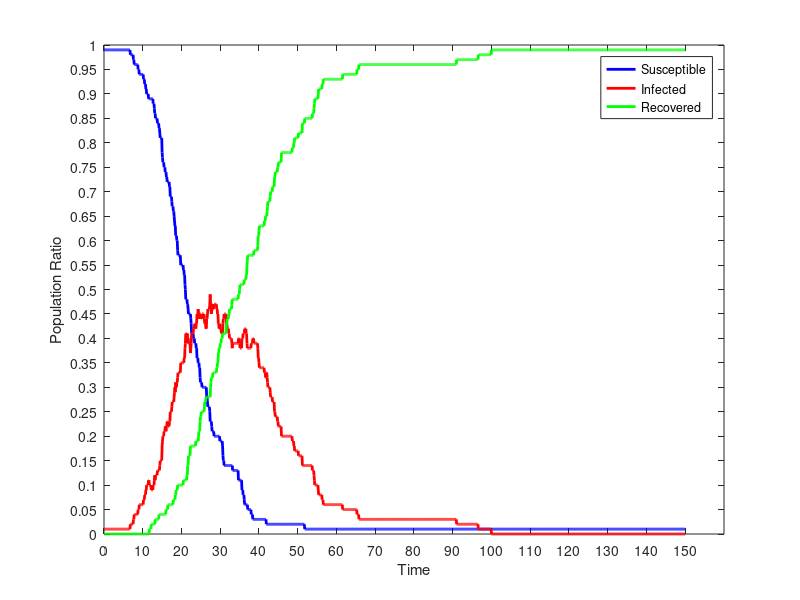

Source code (MATLAB):
dynamics = [
0.00,99.000,1.000,0.000;
0.10,99.000,1.000,0.000;
0.20,99.000,1.000,0.000;
0.30,99.000,1.000,0.000;
0.40,99.000,1.000,0.000;
0.50,99.000,1.000,0.000;
0.60,99.000,1.000,0.000;
0.70,99.000,1.000,0.000;
0.80,99.000,1.000,0.000;
0.90,99.000,1.000,0.000;
1.00,99.000,1.000,0.000;
1.10,99.000,1.000,0.000;
1.20,99.000,1.000,0.000;
1.30,99.000,1.000,0.000;
1.40,99.000,1.000,0.000;
1.50,99.000,1.000,0.000;
1.60,99.000,1.000,0.000;
1.70,99.000,1.000,0.000;
1.80,99.000,1.000,0.000;
1.90,99.000,1.000,0.000;
2.00,99.000,1.000,0.000;
2.10,99.000,1.000,0.000;
2.20,99.000,1.000,0.000;
2.30,99.000,1.000,0.000;
2.40,99.000,1.000,0.000;
2.50,99.000,1.000,0.000;
2.60,99.000,1.000,0.000;
2.70,99.000,1.000,0.000;
2.80,99.000,1.000,0.000;
2.90,99.000,1.000,0.000;
3.00,99.000,1.000,0.000;
3.10,99.000,1.000,0.000;
3.20,99.000,1.000,0.000;
3.30,99.000,1.000,0.000;
3.40,99.000,1.000,0.000;
3.50,99.000,1.000,0.000;
3.60,99.000,1.000,0.000;
3.70,99.000,1.000,0.000;
3.80,99.000,1.000,0.000;
3.90,99.000,1.000,0.000;
4.00,99.000,1.000,0.000;
4.10,99.000,1.000,0.000;
4.20,99.000,1.000,0.000;
4.30,99.000,1.000,0.000;
4.40,99.000,1.000,0.000;
4.50,99.000,1.000,0.000;
4.60,99.000,1.000,0.000;
4.70,99.000,1.000,0.000;
4.80,99.000,1.000,0.000;
4.90,99.000,1.000,0.000;
5.00,99.000,1.000,0.000;
5.10,99.000,1.000,0.000;
5.20,99.000,1.000,0.000;
5.30,99.000,1.000,0.000;
5.40,99.000,1.000,0.000;
5.50,99.000,1.000,0.000;
5.60,99.000,1.000,0.000;
5.70,99.000,1.000,0.000;
5.80,99.000,1.000,0.000;
5.90,99.000,1.000,0.000;
6.00,99.000,1.000,0.000;
6.10,99.000,1.000,0.000;
6.20,99.000,1.000,0.000;
6.30,99.000,1.000,0.000;
6.40,99.000,1.000,0.000;
6.50,99.000,1.000,0.000;
6.60,99.000,1.000,0.000;
6.70,99.000,1.000,0.000;
6.80,98.000,2.000,0.000;
6.90,98.000,2.000,0.000;
7.00,98.000,2.000,0.000;
7.10,98.000,2.000,0.000;
7.20,98.000,2.000,0.000;
7.30,98.000,2.000,0.000;
7.40,98.000,2.000,0.000;
7.50,98.000,2.000,0.000;
7.60,97.000,3.000,0.000;
7.70,97.000,3.000,0.000;
7.80,96.000,4.000,0.000;
7.90,96.000,4.000,0.000;
8.00,96.000,4.000,0.000;
8.10,96.000,4.000,0.000;
8.20,96.000,4.000,0.000;
8.30,96.000,4.000,0.000;
8.40,96.000,4.000,0.000;
8.50,96.000,4.000,0.000;
8.60,96.000,4.000,0.000;
8.70,96.000,4.000,0.000;
8.80,95.000,5.000,0.000;
8.90,95.000,5.000,0.000;
9.00,95.000,5.000,0.000;
9.10,94.000,6.000,0.000;
9.20,94.000,6.000,0.000;
9.30,94.000,6.000,0.000;
9.40,94.000,6.000,0.000;
9.50,94.000,6.000,0.000;
9.60,94.000,6.000,0.000;
9.70,94.000,6.000,0.000;
9.80,94.000,6.000,0.000;
9.90,94.000,6.000,0.000;
10.00,94.000,6.000,0.000;
10.10,94.000,6.000,0.000;
10.20,93.000,7.000,0.000;
10.30,93.000,7.000,0.000;
10.40,93.000,7.000,0.000;
10.50,92.000,8.000,0.000;
10.60,92.000,8.000,0.000;
10.70,92.000,8.000,0.000;
10.80,91.000,9.000,0.000;
10.90,91.000,9.000,0.000;
11.00,90.000,10.000,0.000;
11.10,90.000,10.000,0.000;
11.20,90.000,10.000,0.000;
11.30,90.000,10.000,0.000;
11.40,90.000,10.000,0.000;
11.50,89.000,11.000,0.000;
11.60,89.000,11.000,0.000;
11.70,89.000,10.000,1.000;
11.80,89.000,10.000,1.000;
11.90,89.000,10.000,1.000;
12.00,89.000,10.000,1.000;
12.10,89.000,10.000,1.000;
12.20,89.000,9.000,2.000;
12.30,89.000,9.000,2.000;
12.40,89.000,9.000,2.000;
12.50,89.000,9.000,2.000;
12.60,89.000,9.000,2.000;
12.70,88.000,10.000,2.000;
12.80,88.000,10.000,2.000;
12.90,88.000,10.000,2.000;
13.00,87.000,11.000,2.000;
13.10,86.000,12.000,2.000;
13.20,86.000,11.000,3.000;
13.30,85.000,12.000,3.000;
13.40,85.000,12.000,3.000;
13.50,85.000,12.000,3.000;
13.60,85.000,12.000,3.000;
13.70,85.000,12.000,3.000;
13.80,84.000,13.000,3.000;
13.90,84.000,13.000,3.000;
14.00,84.000,13.000,3.000;
14.10,84.000,13.000,3.000;
14.20,83.000,13.000,4.000;
14.30,83.000,13.000,4.000;
14.40,82.000,14.000,4.000;
14.50,81.000,15.000,4.000;
14.60,81.000,15.000,4.000;
14.70,81.000,15.000,4.000;
14.80,81.000,15.000,4.000;
14.90,81.000,15.000,4.000;
15.00,78.000,18.000,4.000;
15.10,77.000,19.000,4.000;
15.20,76.000,20.000,4.000;
15.30,76.000,20.000,4.000;
15.40,76.000,20.000,4.000;
15.50,75.000,21.000,4.000;
15.60,75.000,21.000,4.000;
15.70,75.000,21.000,4.000;
15.80,74.000,22.000,4.000;
15.90,74.000,22.000,4.000;
16.00,74.000,21.000,5.000;
16.10,73.000,22.000,5.000;
16.20,73.000,22.000,5.000;
16.30,72.000,23.000,5.000;
16.40,72.000,23.000,5.000;
16.50,72.000,22.000,6.000;
16.60,72.000,22.000,6.000;
16.70,72.000,22.000,6.000;
16.80,72.000,22.000,6.000;
16.90,71.000,23.000,6.000;
17.00,71.000,23.000,6.000;
17.10,69.000,25.000,6.000;
17.20,69.000,25.000,6.000;
17.30,69.000,25.000,6.000;
17.40,69.000,25.000,6.000;
17.50,68.000,26.000,6.000;
17.60,67.000,27.000,6.000;
17.70,67.000,27.000,6.000;
17.80,67.000,27.000,6.000;
17.90,66.000,27.000,7.000;
18.00,66.000,27.000,7.000;
18.10,65.000,28.000,7.000;
18.20,64.000,29.000,7.000;
18.30,63.000,30.000,7.000;
18.40,63.000,29.000,8.000;
18.50,61.000,31.000,8.000;
18.60,61.000,30.000,9.000;
18.70,61.000,30.000,9.000;
18.80,60.000,31.000,9.000;
18.90,60.000,31.000,9.000;
19.00,58.000,32.000,10.000;
19.10,57.000,33.000,10.000;
19.20,57.000,33.000,10.000;
19.30,57.000,33.000,10.000;
19.40,57.000,33.000,10.000;
19.50,57.000,33.000,10.000;
19.60,57.000,33.000,10.000;
19.70,57.000,33.000,10.000;
19.80,55.000,35.000,10.000;
19.90,55.000,35.000,10.000;
20.00,55.000,35.000,10.000;
20.10,55.000,35.000,10.000;
20.20,55.000,35.000,10.000;
20.30,55.000,35.000,10.000;
20.40,55.000,35.000,10.000;
20.50,54.000,35.000,11.000;
20.60,54.000,35.000,11.000;
20.70,53.000,36.000,11.000;
20.80,53.000,36.000,11.000;
20.90,51.000,38.000,11.000;
21.00,50.000,39.000,11.000;
21.10,48.000,41.000,11.000;
21.20,48.000,41.000,11.000;
21.30,48.000,41.000,11.000;
21.40,48.000,40.000,12.000;
21.50,47.000,41.000,12.000;
21.60,47.000,39.000,14.000;
21.70,46.000,40.000,14.000;
21.80,45.000,39.000,16.000;
21.90,45.000,39.000,16.000;
22.00,45.000,39.000,16.000;
22.10,45.000,39.000,16.000;
22.20,45.000,39.000,16.000;
22.30,45.000,37.000,18.000;
22.40,44.000,38.000,18.000;
22.50,43.000,39.000,18.000;
22.60,41.000,41.000,18.000;
22.70,41.000,41.000,18.000;
22.80,41.000,41.000,18.000;
22.90,41.000,41.000,18.000;
23.00,41.000,41.000,18.000;
23.10,40.000,42.000,18.000;
23.20,40.000,42.000,18.000;
23.30,40.000,42.000,18.000;
23.40,39.000,43.000,18.000;
23.50,39.000,43.000,18.000;
23.60,39.000,43.000,18.000;
23.70,39.000,42.000,19.000;
23.80,38.000,43.000,19.000;
23.90,38.000,43.000,19.000;
24.00,36.000,45.000,19.000;
24.10,36.000,45.000,19.000;
24.20,36.000,45.000,19.000;
24.30,35.000,46.000,19.000;
24.40,35.000,45.000,20.000;
24.50,35.000,44.000,21.000;
24.60,34.000,45.000,21.000;
24.70,34.000,45.000,21.000;
24.80,32.000,45.000,23.000;
24.90,31.000,45.000,24.000;
25.00,31.000,45.000,24.000;
25.10,31.000,44.000,25.000;
25.20,31.000,44.000,25.000;
25.30,30.000,45.000,25.000;
25.40,30.000,45.000,25.000;
25.50,30.000,45.000,25.000;
25.60,30.000,45.000,25.000;
25.70,30.000,45.000,25.000;
25.80,30.000,45.000,25.000;
25.90,30.000,44.000,26.000;
26.00,30.000,43.000,27.000;
26.10,30.000,43.000,27.000;
26.20,30.000,43.000,27.000;
26.30,30.000,42.000,28.000;
26.40,30.000,42.000,28.000;
26.50,28.000,44.000,28.000;
26.60,28.000,44.000,28.000;
26.70,27.000,45.000,28.000;
26.80,26.000,46.000,28.000;
26.90,26.000,46.000,28.000;
27.00,26.000,46.000,28.000;
27.10,26.000,46.000,28.000;
27.20,26.000,46.000,28.000;
27.30,25.000,47.000,28.000;
27.40,23.000,49.000,28.000;
27.50,23.000,47.000,30.000;
27.60,23.000,46.000,31.000;
27.70,23.000,45.000,32.000;
27.80,22.000,46.000,32.000;
27.90,21.000,47.000,32.000;
28.00,21.000,47.000,32.000;
28.10,21.000,46.000,33.000;
28.20,21.000,46.000,33.000;
28.30,21.000,46.000,33.000;
28.40,20.000,47.000,33.000;
28.50,20.000,47.000,33.000;
28.60,20.000,47.000,33.000;
28.70,20.000,47.000,33.000;
28.80,20.000,47.000,33.000;
28.90,20.000,47.000,33.000;
29.00,20.000,47.000,33.000;
29.10,20.000,46.000,34.000;
29.20,20.000,46.000,34.000;
29.30,20.000,45.000,35.000;
29.40,20.000,45.000,35.000;
29.50,20.000,43.000,37.000;
29.60,20.000,43.000,37.000;
29.70,20.000,42.000,38.000;
29.80,20.000,42.000,38.000;
29.90,19.000,43.000,38.000;
30.00,19.000,42.000,39.000;
30.10,19.000,42.000,39.000;
30.20,19.000,42.000,39.000;
30.30,19.000,41.000,40.000;
30.40,19.000,41.000,40.000;
30.50,19.000,41.000,40.000;
30.60,18.000,41.000,41.000;
30.70,16.000,43.000,41.000;
30.80,15.000,44.000,41.000;
30.90,15.000,44.000,41.000;
31.00,14.000,45.000,41.000;
31.10,14.000,45.000,41.000;
31.20,14.000,45.000,41.000;
31.30,14.000,45.000,41.000;
31.40,14.000,45.000,41.000;
31.50,14.000,45.000,41.000;
31.60,14.000,43.000,43.000;
31.70,14.000,43.000,43.000;
31.80,14.000,42.000,44.000;
31.90,14.000,42.000,44.000;
32.00,14.000,42.000,44.000;
32.10,14.000,42.000,44.000;
32.20,14.000,41.000,45.000;
32.30,14.000,41.000,45.000;
32.40,14.000,40.000,46.000;
32.50,14.000,40.000,46.000;
32.60,14.000,40.000,46.000;
32.70,14.000,40.000,46.000;
32.80,14.000,40.000,46.000;
32.90,14.000,40.000,46.000;
33.00,14.000,39.000,47.000;
33.10,14.000,38.000,48.000;
33.20,13.000,39.000,48.000;
33.30,13.000,39.000,48.000;
33.40,13.000,39.000,48.000;
33.50,13.000,39.000,48.000;
33.60,13.000,39.000,48.000;
33.70,13.000,39.000,48.000;
33.80,13.000,39.000,48.000;
33.90,13.000,39.000,48.000;
34.00,13.000,39.000,48.000;
34.10,13.000,39.000,48.000;
34.20,13.000,39.000,48.000;
34.30,13.000,39.000,48.000;
34.40,13.000,39.000,48.000;
34.50,13.000,39.000,48.000;
34.60,13.000,39.000,48.000;
34.70,11.000,40.000,49.000;
34.80,11.000,40.000,49.000;
34.90,11.000,40.000,49.000;
35.00,11.000,39.000,50.000;
35.10,11.000,38.000,51.000;
35.20,11.000,38.000,51.000;
35.30,11.000,38.000,51.000;
35.40,11.000,38.000,51.000;
35.50,11.000,38.000,51.000;
35.60,9.000,40.000,51.000;
35.70,9.000,40.000,51.000;
35.80,9.000,40.000,51.000;
35.90,8.000,41.000,51.000;
36.00,8.000,41.000,51.000;
36.10,8.000,41.000,51.000;
36.20,7.000,41.000,52.000;
36.30,6.000,42.000,52.000;
36.40,6.000,42.000,52.000;
36.50,6.000,42.000,52.000;
36.60,6.000,42.000,52.000;
36.70,6.000,41.000,53.000;
36.80,6.000,41.000,53.000;
36.90,6.000,39.000,55.000;
37.00,6.000,38.000,56.000;
37.10,5.000,38.000,57.000;
37.20,5.000,38.000,57.000;
37.30,5.000,38.000,57.000;
37.40,5.000,38.000,57.000;
37.50,5.000,38.000,57.000;
37.60,5.000,38.000,57.000;
37.70,5.000,38.000,57.000;
37.80,5.000,38.000,57.000;
37.90,5.000,38.000,57.000;
38.00,4.000,39.000,57.000;
38.10,4.000,39.000,57.000;
38.20,4.000,39.000,57.000;
38.30,4.000,39.000,57.000;
38.40,3.000,40.000,57.000;
38.50,3.000,40.000,57.000;
38.60,3.000,40.000,57.000;
38.70,3.000,39.000,58.000;
38.80,3.000,39.000,58.000;
38.90,3.000,39.000,58.000;
39.00,3.000,39.000,58.000;
39.10,3.000,39.000,58.000;
39.20,3.000,39.000,58.000;
39.30,3.000,39.000,58.000;
39.40,3.000,39.000,58.000;
39.50,3.000,39.000,58.000;
39.60,3.000,39.000,58.000;
39.70,3.000,38.000,59.000;
39.80,3.000,36.000,61.000;
39.90,3.000,36.000,61.000;
40.00,3.000,35.000,62.000;
40.10,3.000,34.000,63.000;
40.20,3.000,34.000,63.000;
40.30,3.000,34.000,63.000;
40.40,3.000,34.000,63.000;
40.50,3.000,34.000,63.000;
40.60,3.000,34.000,63.000;
40.70,3.000,34.000,63.000;
40.80,3.000,34.000,63.000;
40.90,3.000,34.000,63.000;
41.00,3.000,34.000,63.000;
41.10,3.000,34.000,63.000;
41.20,3.000,34.000,63.000;
41.30,3.000,34.000,63.000;
41.40,3.000,33.000,64.000;
41.50,3.000,33.000,64.000;
41.60,3.000,33.000,64.000;
41.70,3.000,32.000,65.000;
41.80,3.000,32.000,65.000;
41.90,2.000,33.000,65.000;
42.00,2.000,33.000,65.000;
42.10,2.000,32.000,66.000;
42.20,2.000,31.000,67.000;
42.30,2.000,30.000,68.000;
42.40,2.000,30.000,68.000;
42.50,2.000,30.000,68.000;
42.60,2.000,30.000,68.000;
42.70,2.000,30.000,68.000;
42.80,2.000,30.000,68.000;
42.90,2.000,29.000,69.000;
43.00,2.000,28.000,70.000;
43.10,2.000,28.000,70.000;
43.20,2.000,28.000,70.000;
43.30,2.000,28.000,70.000;
43.40,2.000,28.000,70.000;
43.50,2.000,27.000,71.000;
43.60,2.000,27.000,71.000;
43.70,2.000,27.000,71.000;
43.80,2.000,27.000,71.000;
43.90,2.000,27.000,71.000;
44.00,2.000,25.000,73.000;
44.10,2.000,25.000,73.000;
44.20,2.000,24.000,74.000;
44.30,2.000,24.000,74.000;
44.40,2.000,24.000,74.000;
44.50,2.000,24.000,74.000;
44.60,2.000,24.000,74.000;
44.70,2.000,24.000,74.000;
44.80,2.000,23.000,75.000;
44.90,2.000,23.000,75.000;
45.00,2.000,22.000,76.000;
45.10,2.000,22.000,76.000;
45.20,2.000,22.000,76.000;
45.30,2.000,22.000,76.000;
45.40,2.000,22.000,76.000;
45.50,2.000,22.000,76.000;
45.60,2.000,22.000,76.000;
45.70,2.000,22.000,76.000;
45.80,2.000,20.000,78.000;
45.90,2.000,20.000,78.000;
46.00,2.000,20.000,78.000;
46.10,2.000,20.000,78.000;
46.20,2.000,20.000,78.000;
46.30,2.000,20.000,78.000;
46.40,2.000,20.000,78.000;
46.50,2.000,20.000,78.000;
46.60,2.000,20.000,78.000;
46.70,2.000,20.000,78.000;
46.80,2.000,20.000,78.000;
46.90,2.000,20.000,78.000;
47.00,2.000,20.000,78.000;
47.10,2.000,20.000,78.000;
47.20,2.000,20.000,78.000;
47.30,2.000,20.000,78.000;
47.40,2.000,20.000,78.000;
47.50,2.000,20.000,78.000;
47.60,2.000,20.000,78.000;
47.70,2.000,20.000,78.000;
47.80,2.000,20.000,78.000;
47.90,2.000,20.000,78.000;
48.00,2.000,20.000,78.000;
48.10,2.000,20.000,78.000;
48.20,2.000,20.000,78.000;
48.30,2.000,20.000,78.000;
48.40,2.000,20.000,78.000;
48.50,2.000,20.000,78.000;
48.60,2.000,19.000,79.000;
48.70,2.000,19.000,79.000;
48.80,2.000,19.000,79.000;
48.90,2.000,19.000,79.000;
49.00,2.000,18.000,80.000;
49.10,2.000,18.000,80.000;
49.20,2.000,17.000,81.000;
49.30,2.000,17.000,81.000;
49.40,2.000,17.000,81.000;
49.50,2.000,17.000,81.000;
49.60,2.000,17.000,81.000;
49.70,2.000,17.000,81.000;
49.80,2.000,17.000,81.000;
49.90,2.000,17.000,81.000;
50.00,2.000,17.000,81.000;
50.10,2.000,17.000,81.000;
50.20,2.000,16.000,82.000;
50.30,2.000,16.000,82.000;
50.40,2.000,16.000,82.000;
50.50,2.000,16.000,82.000;
50.60,2.000,16.000,82.000;
50.70,2.000,16.000,82.000;
50.80,2.000,16.000,82.000;
50.90,2.000,16.000,82.000;
51.00,2.000,16.000,82.000;
51.10,2.000,16.000,82.000;
51.20,2.000,14.000,84.000;
51.30,2.000,14.000,84.000;
51.40,2.000,14.000,84.000;
51.50,2.000,14.000,84.000;
51.60,2.000,14.000,84.000;
51.70,2.000,14.000,84.000;
51.80,1.000,14.000,85.000;
51.90,1.000,14.000,85.000;
52.00,1.000,14.000,85.000;
52.10,1.000,14.000,85.000;
52.20,1.000,14.000,85.000;
52.30,1.000,14.000,85.000;
52.40,1.000,14.000,85.000;
52.50,1.000,14.000,85.000;
52.60,1.000,14.000,85.000;
52.70,1.000,14.000,85.000;
52.80,1.000,14.000,85.000;
52.90,1.000,14.000,85.000;
53.00,1.000,14.000,85.000;
53.10,1.000,14.000,85.000;
53.20,1.000,14.000,85.000;
53.30,1.000,14.000,85.000;
53.40,1.000,14.000,85.000;
53.50,1.000,14.000,85.000;
53.60,1.000,14.000,85.000;
53.70,1.000,14.000,85.000;
53.80,1.000,13.000,86.000;
53.90,1.000,13.000,86.000;
54.00,1.000,13.000,86.000;
54.10,1.000,13.000,86.000;
54.20,1.000,12.000,87.000;
54.30,1.000,11.000,88.000;
54.40,1.000,10.000,89.000;
54.50,1.000,10.000,89.000;
54.60,1.000,10.000,89.000;
54.70,1.000,10.000,89.000;
54.80,1.000,10.000,89.000;
54.90,1.000,10.000,89.000;
55.00,1.000,10.000,89.000;
55.10,1.000,10.000,89.000;
55.20,1.000,10.000,89.000;
55.30,1.000,9.000,90.000;
55.40,1.000,8.000,91.000;
55.50,1.000,8.000,91.000;
55.60,1.000,8.000,91.000;
55.70,1.000,8.000,91.000;
55.80,1.000,8.000,91.000;
55.90,1.000,8.000,91.000;
56.00,1.000,8.000,91.000;
56.10,1.000,8.000,91.000;
56.20,1.000,8.000,91.000;
56.30,1.000,7.000,92.000;
56.40,1.000,7.000,92.000;
56.50,1.000,7.000,92.000;
56.60,1.000,6.000,93.000;
56.70,1.000,6.000,93.000;
56.80,1.000,6.000,93.000;
56.90,1.000,6.000,93.000;
57.00,1.000,6.000,93.000;
57.10,1.000,6.000,93.000;
57.20,1.000,6.000,93.000;
57.30,1.000,6.000,93.000;
57.40,1.000,6.000,93.000;
57.50,1.000,6.000,93.000;
57.60,1.000,6.000,93.000;
57.70,1.000,6.000,93.000;
57.80,1.000,6.000,93.000;
57.90,1.000,6.000,93.000;
58.00,1.000,6.000,93.000;
58.10,1.000,6.000,93.000;
58.20,1.000,6.000,93.000;
58.30,1.000,6.000,93.000;
58.40,1.000,6.000,93.000;
58.50,1.000,6.000,93.000;
58.60,1.000,6.000,93.000;
58.70,1.000,6.000,93.000;
58.80,1.000,6.000,93.000;
58.90,1.000,6.000,93.000;
59.00,1.000,6.000,93.000;
59.10,1.000,6.000,93.000;
59.20,1.000,6.000,93.000;
59.30,1.000,6.000,93.000;
59.40,1.000,6.000,93.000;
59.50,1.000,6.000,93.000;
59.60,1.000,6.000,93.000;
59.70,1.000,6.000,93.000;
59.80,1.000,6.000,93.000;
59.90,1.000,6.000,93.000;
60.00,1.000,6.000,93.000;
60.10,1.000,6.000,93.000;
60.20,1.000,6.000,93.000;
60.30,1.000,6.000,93.000;
60.40,1.000,6.000,93.000;
60.50,1.000,6.000,93.000;
60.60,1.000,6.000,93.000;
60.70,1.000,6.000,93.000;
60.80,1.000,6.000,93.000;
60.90,1.000,6.000,93.000;
61.00,1.000,6.000,93.000;
61.10,1.000,6.000,93.000;
61.20,1.000,6.000,93.000;
61.30,1.000,6.000,93.000;
61.40,1.000,6.000,93.000;
61.50,1.000,6.000,93.000;
61.60,1.000,5.000,94.000;
61.70,1.000,5.000,94.000;
61.80,1.000,5.000,94.000;
61.90,1.000,5.000,94.000;
62.00,1.000,5.000,94.000;
62.10,1.000,5.000,94.000;
62.20,1.000,5.000,94.000;
62.30,1.000,5.000,94.000;
62.40,1.000,5.000,94.000;
62.50,1.000,5.000,94.000;
62.60,1.000,5.000,94.000;
62.70,1.000,5.000,94.000;
62.80,1.000,5.000,94.000;
62.90,1.000,5.000,94.000;
63.00,1.000,5.000,94.000;
63.10,1.000,5.000,94.000;
63.20,1.000,5.000,94.000;
63.30,1.000,5.000,94.000;
63.40,1.000,5.000,94.000;
63.50,1.000,5.000,94.000;
63.60,1.000,5.000,94.000;
63.70,1.000,5.000,94.000;
63.80,1.000,5.000,94.000;
63.90,1.000,5.000,94.000;
64.00,1.000,5.000,94.000;
64.10,1.000,5.000,94.000;
64.20,1.000,5.000,94.000;
64.30,1.000,5.000,94.000;
64.40,1.000,5.000,94.000;
64.50,1.000,5.000,94.000;
64.60,1.000,5.000,94.000;
64.70,1.000,5.000,94.000;
64.80,1.000,5.000,94.000;
64.90,1.000,5.000,94.000;
65.00,1.000,5.000,94.000;
65.10,1.000,5.000,94.000;
65.20,1.000,5.000,94.000;
65.30,1.000,4.000,95.000;
65.40,1.000,4.000,95.000;
65.50,1.000,4.000,95.000;
65.60,1.000,4.000,95.000;
65.70,1.000,4.000,95.000;
65.80,1.000,3.000,96.000;
65.90,1.000,3.000,96.000;
66.00,1.000,3.000,96.000;
66.10,1.000,3.000,96.000;
66.20,1.000,3.000,96.000;
66.30,1.000,3.000,96.000;
66.40,1.000,3.000,96.000;
66.50,1.000,3.000,96.000;
66.60,1.000,3.000,96.000;
66.70,1.000,3.000,96.000;
66.80,1.000,3.000,96.000;
66.90,1.000,3.000,96.000;
67.00,1.000,3.000,96.000;
67.10,1.000,3.000,96.000;
67.20,1.000,3.000,96.000;
67.30,1.000,3.000,96.000;
67.40,1.000,3.000,96.000;
67.50,1.000,3.000,96.000;
67.60,1.000,3.000,96.000;
67.70,1.000,3.000,96.000;
67.80,1.000,3.000,96.000;
67.90,1.000,3.000,96.000;
68.00,1.000,3.000,96.000;
68.10,1.000,3.000,96.000;
68.20,1.000,3.000,96.000;
68.30,1.000,3.000,96.000;
68.40,1.000,3.000,96.000;
68.50,1.000,3.000,96.000;
68.60,1.000,3.000,96.000;
68.70,1.000,3.000,96.000;
68.80,1.000,3.000,96.000;
68.90,1.000,3.000,96.000;
69.00,1.000,3.000,96.000;
69.10,1.000,3.000,96.000;
69.20,1.000,3.000,96.000;
69.30,1.000,3.000,96.000;
69.40,1.000,3.000,96.000;
69.50,1.000,3.000,96.000;
69.60,1.000,3.000,96.000;
69.70,1.000,3.000,96.000;
69.80,1.000,3.000,96.000;
69.90,1.000,3.000,96.000;
70.00,1.000,3.000,96.000;
70.10,1.000,3.000,96.000;
70.20,1.000,3.000,96.000;
70.30,1.000,3.000,96.000;
70.40,1.000,3.000,96.000;
70.50,1.000,3.000,96.000;
70.60,1.000,3.000,96.000;
70.70,1.000,3.000,96.000;
70.80,1.000,3.000,96.000;
70.90,1.000,3.000,96.000;
71.00,1.000,3.000,96.000;
71.10,1.000,3.000,96.000;
71.20,1.000,3.000,96.000;
71.30,1.000,3.000,96.000;
71.40,1.000,3.000,96.000;
71.50,1.000,3.000,96.000;
71.60,1.000,3.000,96.000;
71.70,1.000,3.000,96.000;
71.80,1.000,3.000,96.000;
71.90,1.000,3.000,96.000;
72.00,1.000,3.000,96.000;
72.10,1.000,3.000,96.000;
72.20,1.000,3.000,96.000;
72.30,1.000,3.000,96.000;
72.40,1.000,3.000,96.000;
72.50,1.000,3.000,96.000;
72.60,1.000,3.000,96.000;
72.70,1.000,3.000,96.000;
72.80,1.000,3.000,96.000;
72.90,1.000,3.000,96.000;
73.00,1.000,3.000,96.000;
73.10,1.000,3.000,96.000;
73.20,1.000,3.000,96.000;
73.30,1.000,3.000,96.000;
73.40,1.000,3.000,96.000;
73.50,1.000,3.000,96.000;
73.60,1.000,3.000,96.000;
73.70,1.000,3.000,96.000;
73.80,1.000,3.000,96.000;
73.90,1.000,3.000,96.000;
74.00,1.000,3.000,96.000;
74.10,1.000,3.000,96.000;
74.20,1.000,3.000,96.000;
74.30,1.000,3.000,96.000;
74.40,1.000,3.000,96.000;
74.50,1.000,3.000,96.000;
74.60,1.000,3.000,96.000;
74.70,1.000,3.000,96.000;
74.80,1.000,3.000,96.000;
74.90,1.000,3.000,96.000;
75.00,1.000,3.000,96.000;
75.10,1.000,3.000,96.000;
75.20,1.000,3.000,96.000;
75.30,1.000,3.000,96.000;
75.40,1.000,3.000,96.000;
75.50,1.000,3.000,96.000;
75.60,1.000,3.000,96.000;
75.70,1.000,3.000,96.000;
75.80,1.000,3.000,96.000;
75.90,1.000,3.000,96.000;
76.00,1.000,3.000,96.000;
76.10,1.000,3.000,96.000;
76.20,1.000,3.000,96.000;
76.30,1.000,3.000,96.000;
76.40,1.000,3.000,96.000;
76.50,1.000,3.000,96.000;
76.60,1.000,3.000,96.000;
76.70,1.000,3.000,96.000;
76.80,1.000,3.000,96.000;
76.90,1.000,3.000,96.000;
77.00,1.000,3.000,96.000;
77.10,1.000,3.000,96.000;
77.20,1.000,3.000,96.000;
77.30,1.000,3.000,96.000;
77.40,1.000,3.000,96.000;
77.50,1.000,3.000,96.000;
77.60,1.000,3.000,96.000;
77.70,1.000,3.000,96.000;
77.80,1.000,3.000,96.000;
77.90,1.000,3.000,96.000;
78.00,1.000,3.000,96.000;
78.10,1.000,3.000,96.000;
78.20,1.000,3.000,96.000;
78.30,1.000,3.000,96.000;
78.40,1.000,3.000,96.000;
78.50,1.000,3.000,96.000;
78.60,1.000,3.000,96.000;
78.70,1.000,3.000,96.000;
78.80,1.000,3.000,96.000;
78.90,1.000,3.000,96.000;
79.00,1.000,3.000,96.000;
79.10,1.000,3.000,96.000;
79.20,1.000,3.000,96.000;
79.30,1.000,3.000,96.000;
79.40,1.000,3.000,96.000;
79.50,1.000,3.000,96.000;
79.60,1.000,3.000,96.000;
79.70,1.000,3.000,96.000;
79.80,1.000,3.000,96.000;
79.90,1.000,3.000,96.000;
80.00,1.000,3.000,96.000;
80.10,1.000,3.000,96.000;
80.20,1.000,3.000,96.000;
80.30,1.000,3.000,96.000;
80.40,1.000,3.000,96.000;
80.50,1.000,3.000,96.000;
80.60,1.000,3.000,96.000;
80.70,1.000,3.000,96.000;
80.80,1.000,3.000,96.000;
80.90,1.000,3.000,96.000;
81.00,1.000,3.000,96.000;
81.10,1.000,3.000,96.000;
81.20,1.000,3.000,96.000;
81.30,1.000,3.000,96.000;
81.40,1.000,3.000,96.000;
81.50,1.000,3.000,96.000;
81.60,1.000,3.000,96.000;
81.70,1.000,3.000,96.000;
81.80,1.000,3.000,96.000;
81.90,1.000,3.000,96.000;
82.00,1.000,3.000,96.000;
82.10,1.000,3.000,96.000;
82.20,1.000,3.000,96.000;
82.30,1.000,3.000,96.000;
82.40,1.000,3.000,96.000;
82.50,1.000,3.000,96.000;
82.60,1.000,3.000,96.000;
82.70,1.000,3.000,96.000;
82.80,1.000,3.000,96.000;
82.90,1.000,3.000,96.000;
83.00,1.000,3.000,96.000;
83.10,1.000,3.000,96.000;
83.20,1.000,3.000,96.000;
83.30,1.000,3.000,96.000;
83.40,1.000,3.000,96.000;
83.50,1.000,3.000,96.000;
83.60,1.000,3.000,96.000;
83.70,1.000,3.000,96.000;
83.80,1.000,3.000,96.000;
83.90,1.000,3.000,96.000;
84.00,1.000,3.000,96.000;
84.10,1.000,3.000,96.000;
84.20,1.000,3.000,96.000;
84.30,1.000,3.000,96.000;
84.40,1.000,3.000,96.000;
84.50,1.000,3.000,96.000;
84.60,1.000,3.000,96.000;
84.70,1.000,3.000,96.000;
84.80,1.000,3.000,96.000;
84.90,1.000,3.000,96.000;
85.00,1.000,3.000,96.000;
85.10,1.000,3.000,96.000;
85.20,1.000,3.000,96.000;
85.30,1.000,3.000,96.000;
85.40,1.000,3.000,96.000;
85.50,1.000,3.000,96.000;
85.60,1.000,3.000,96.000;
85.70,1.000,3.000,96.000;
85.80,1.000,3.000,96.000;
85.90,1.000,3.000,96.000;
86.00,1.000,3.000,96.000;
86.10,1.000,3.000,96.000;
86.20,1.000,3.000,96.000;
86.30,1.000,3.000,96.000;
86.40,1.000,3.000,96.000;
86.50,1.000,3.000,96.000;
86.60,1.000,3.000,96.000;
86.70,1.000,3.000,96.000;
86.80,1.000,3.000,96.000;
86.90,1.000,3.000,96.000;
87.00,1.000,3.000,96.000;
87.10,1.000,3.000,96.000;
87.20,1.000,3.000,96.000;
87.30,1.000,3.000,96.000;
87.40,1.000,3.000,96.000;
87.50,1.000,3.000,96.000;
87.60,1.000,3.000,96.000;
87.70,1.000,3.000,96.000;
87.80,1.000,3.000,96.000;
87.90,1.000,3.000,96.000;
88.00,1.000,3.000,96.000;
88.10,1.000,3.000,96.000;
88.20,1.000,3.000,96.000;
88.30,1.000,3.000,96.000;
88.40,1.000,3.000,96.000;
88.50,1.000,3.000,96.000;
88.60,1.000,3.000,96.000;
88.70,1.000,3.000,96.000;
88.80,1.000,3.000,96.000;
88.90,1.000,3.000,96.000;
89.00,1.000,3.000,96.000;
89.10,1.000,3.000,96.000;
89.20,1.000,3.000,96.000;
89.30,1.000,3.000,96.000;
89.40,1.000,3.000,96.000;
89.50,1.000,3.000,96.000;
89.60,1.000,3.000,96.000;
89.70,1.000,3.000,96.000;
89.80,1.000,3.000,96.000;
89.90,1.000,3.000,96.000;
90.00,1.000,3.000,96.000;
90.10,1.000,3.000,96.000;
90.20,1.000,3.000,96.000;
90.30,1.000,3.000,96.000;
90.40,1.000,3.000,96.000;
90.50,1.000,3.000,96.000;
90.60,1.000,3.000,96.000;
90.70,1.000,3.000,96.000;
90.80,1.000,3.000,96.000;
90.90,1.000,3.000,96.000;
91.00,1.000,2.000,97.000;
91.10,1.000,2.000,97.000;
91.20,1.000,2.000,97.000;
91.30,1.000,2.000,97.000;
91.40,1.000,2.000,97.000;
91.50,1.000,2.000,97.000;
91.60,1.000,2.000,97.000;
91.70,1.000,2.000,97.000;
91.80,1.000,2.000,97.000;
91.90,1.000,2.000,97.000;
92.00,1.000,2.000,97.000;
92.10,1.000,2.000,97.000;
92.20,1.000,2.000,97.000;
92.30,1.000,2.000,97.000;
92.40,1.000,2.000,97.000;
92.50,1.000,2.000,97.000;
92.60,1.000,2.000,97.000;
92.70,1.000,2.000,97.000;
92.80,1.000,2.000,97.000;
92.90,1.000,2.000,97.000;
93.00,1.000,2.000,97.000;
93.10,1.000,2.000,97.000;
93.20,1.000,2.000,97.000;
93.30,1.000,2.000,97.000;
93.40,1.000,2.000,97.000;
93.50,1.000,2.000,97.000;
93.60,1.000,2.000,97.000;
93.70,1.000,2.000,97.000;
93.80,1.000,2.000,97.000;
93.90,1.000,2.000,97.000;
94.00,1.000,2.000,97.000;
94.10,1.000,2.000,97.000;
94.20,1.000,2.000,97.000;
94.30,1.000,2.000,97.000;
94.40,1.000,2.000,97.000;
94.50,1.000,2.000,97.000;
94.60,1.000,2.000,97.000;
94.70,1.000,2.000,97.000;
94.80,1.000,2.000,97.000;
94.90,1.000,2.000,97.000;
95.00,1.000,2.000,97.000;
95.10,1.000,2.000,97.000;
95.20,1.000,2.000,97.000;
95.30,1.000,2.000,97.000;
95.40,1.000,2.000,97.000;
95.50,1.000,2.000,97.000;
95.60,1.000,2.000,97.000;
95.70,1.000,2.000,97.000;
95.80,1.000,2.000,97.000;
95.90,1.000,2.000,97.000;
96.00,1.000,2.000,97.000;
96.10,1.000,2.000,97.000;
96.20,1.000,2.000,97.000;
96.30,1.000,2.000,97.000;
96.40,1.000,2.000,97.000;
96.50,1.000,2.000,97.000;
96.60,1.000,1.000,98.000;
96.70,1.000,1.000,98.000;
96.80,1.000,1.000,98.000;
96.90,1.000,1.000,98.000;
97.00,1.000,1.000,98.000;
97.10,1.000,1.000,98.000;
97.20,1.000,1.000,98.000;
97.30,1.000,1.000,98.000;
97.40,1.000,1.000,98.000;
97.50,1.000,1.000,98.000;
97.60,1.000,1.000,98.000;
97.70,1.000,1.000,98.000;
97.80,1.000,1.000,98.000;
97.90,1.000,1.000,98.000;
98.00,1.000,1.000,98.000;
98.10,1.000,1.000,98.000;
98.20,1.000,1.000,98.000;
98.30,1.000,1.000,98.000;
98.40,1.000,1.000,98.000;
98.50,1.000,1.000,98.000;
98.60,1.000,1.000,98.000;
98.70,1.000,1.000,98.000;
98.80,1.000,1.000,98.000;
98.90,1.000,1.000,98.000;
99.00,1.000,1.000,98.000;
99.10,1.000,1.000,98.000;
99.20,1.000,1.000,98.000;
99.30,1.000,1.000,98.000;
99.40,1.000,1.000,98.000;
99.50,1.000,1.000,98.000;
99.60,1.000,1.000,98.000;
99.70,1.000,1.000,98.000;
99.80,1.000,1.000,98.000;
99.90,1.000,1.000,98.000;
100.00,1.000,0.000,99.000;
100.10,1.000,0.000,99.000;
100.20,1.000,0.000,99.000;
100.30,1.000,0.000,99.000;
100.40,1.000,0.000,99.000;
100.50,1.000,0.000,99.000;
100.60,1.000,0.000,99.000;
100.70,1.000,0.000,99.000;
100.80,1.000,0.000,99.000;
100.90,1.000,0.000,99.000;
101.00,1.000,0.000,99.000;
101.10,1.000,0.000,99.000;
101.20,1.000,0.000,99.000;
101.30,1.000,0.000,99.000;
101.40,1.000,0.000,99.000;
101.50,1.000,0.000,99.000;
101.60,1.000,0.000,99.000;
101.70,1.000,0.000,99.000;
101.80,1.000,0.000,99.000;
101.90,1.000,0.000,99.000;
102.00,1.000,0.000,99.000;
102.10,1.000,0.000,99.000;
102.20,1.000,0.000,99.000;
102.30,1.000,0.000,99.000;
102.40,1.000,0.000,99.000;
102.50,1.000,0.000,99.000;
102.60,1.000,0.000,99.000;
102.70,1.000,0.000,99.000;
102.80,1.000,0.000,99.000;
102.90,1.000,0.000,99.000;
103.00,1.000,0.000,99.000;
103.10,1.000,0.000,99.000;
103.20,1.000,0.000,99.000;
103.30,1.000,0.000,99.000;
103.40,1.000,0.000,99.000;
103.50,1.000,0.000,99.000;
103.60,1.000,0.000,99.000;
103.70,1.000,0.000,99.000;
103.80,1.000,0.000,99.000;
103.90,1.000,0.000,99.000;
104.00,1.000,0.000,99.000;
104.10,1.000,0.000,99.000;
104.20,1.000,0.000,99.000;
104.30,1.000,0.000,99.000;
104.40,1.000,0.000,99.000;
104.50,1.000,0.000,99.000;
104.60,1.000,0.000,99.000;
104.70,1.000,0.000,99.000;
104.80,1.000,0.000,99.000;
104.90,1.000,0.000,99.000;
105.00,1.000,0.000,99.000;
105.10,1.000,0.000,99.000;
105.20,1.000,0.000,99.000;
105.30,1.000,0.000,99.000;
105.40,1.000,0.000,99.000;
105.50,1.000,0.000,99.000;
105.60,1.000,0.000,99.000;
105.70,1.000,0.000,99.000;
105.80,1.000,0.000,99.000;
105.90,1.000,0.000,99.000;
106.00,1.000,0.000,99.000;
106.10,1.000,0.000,99.000;
106.20,1.000,0.000,99.000;
106.30,1.000,0.000,99.000;
106.40,1.000,0.000,99.000;
106.50,1.000,0.000,99.000;
106.60,1.000,0.000,99.000;
106.70,1.000,0.000,99.000;
106.80,1.000,0.000,99.000;
106.90,1.000,0.000,99.000;
107.00,1.000,0.000,99.000;
107.10,1.000,0.000,99.000;
107.20,1.000,0.000,99.000;
107.30,1.000,0.000,99.000;
107.40,1.000,0.000,99.000;
107.50,1.000,0.000,99.000;
107.60,1.000,0.000,99.000;
107.70,1.000,0.000,99.000;
107.80,1.000,0.000,99.000;
107.90,1.000,0.000,99.000;
108.00,1.000,0.000,99.000;
108.10,1.000,0.000,99.000;
108.20,1.000,0.000,99.000;
108.30,1.000,0.000,99.000;
108.40,1.000,0.000,99.000;
108.50,1.000,0.000,99.000;
108.60,1.000,0.000,99.000;
108.70,1.000,0.000,99.000;
108.80,1.000,0.000,99.000;
108.90,1.000,0.000,99.000;
109.00,1.000,0.000,99.000;
109.10,1.000,0.000,99.000;
109.20,1.000,0.000,99.000;
109.30,1.000,0.000,99.000;
109.40,1.000,0.000,99.000;
109.50,1.000,0.000,99.000;
109.60,1.000,0.000,99.000;
109.70,1.000,0.000,99.000;
109.80,1.000,0.000,99.000;
109.90,1.000,0.000,99.000;
110.00,1.000,0.000,99.000;
110.10,1.000,0.000,99.000;
110.20,1.000,0.000,99.000;
110.30,1.000,0.000,99.000;
110.40,1.000,0.000,99.000;
110.50,1.000,0.000,99.000;
110.60,1.000,0.000,99.000;
110.70,1.000,0.000,99.000;
110.80,1.000,0.000,99.000;
110.90,1.000,0.000,99.000;
111.00,1.000,0.000,99.000;
111.10,1.000,0.000,99.000;
111.20,1.000,0.000,99.000;
111.30,1.000,0.000,99.000;
111.40,1.000,0.000,99.000;
111.50,1.000,0.000,99.000;
111.60,1.000,0.000,99.000;
111.70,1.000,0.000,99.000;
111.80,1.000,0.000,99.000;
111.90,1.000,0.000,99.000;
112.00,1.000,0.000,99.000;
112.10,1.000,0.000,99.000;
112.20,1.000,0.000,99.000;
112.30,1.000,0.000,99.000;
112.40,1.000,0.000,99.000;
112.50,1.000,0.000,99.000;
112.60,1.000,0.000,99.000;
112.70,1.000,0.000,99.000;
112.80,1.000,0.000,99.000;
112.90,1.000,0.000,99.000;
113.00,1.000,0.000,99.000;
113.10,1.000,0.000,99.000;
113.20,1.000,0.000,99.000;
113.30,1.000,0.000,99.000;
113.40,1.000,0.000,99.000;
113.50,1.000,0.000,99.000;
113.60,1.000,0.000,99.000;
113.70,1.000,0.000,99.000;
113.80,1.000,0.000,99.000;
113.90,1.000,0.000,99.000;
114.00,1.000,0.000,99.000;
114.10,1.000,0.000,99.000;
114.20,1.000,0.000,99.000;
114.30,1.000,0.000,99.000;
114.40,1.000,0.000,99.000;
114.50,1.000,0.000,99.000;
114.60,1.000,0.000,99.000;
114.70,1.000,0.000,99.000;
114.80,1.000,0.000,99.000;
114.90,1.000,0.000,99.000;
115.00,1.000,0.000,99.000;
115.10,1.000,0.000,99.000;
115.20,1.000,0.000,99.000;
115.30,1.000,0.000,99.000;
115.40,1.000,0.000,99.000;
115.50,1.000,0.000,99.000;
115.60,1.000,0.000,99.000;
115.70,1.000,0.000,99.000;
115.80,1.000,0.000,99.000;
115.90,1.000,0.000,99.000;
116.00,1.000,0.000,99.000;
116.10,1.000,0.000,99.000;
116.20,1.000,0.000,99.000;
116.30,1.000,0.000,99.000;
116.40,1.000,0.000,99.000;
116.50,1.000,0.000,99.000;
116.60,1.000,0.000,99.000;
116.70,1.000,0.000,99.000;
116.80,1.000,0.000,99.000;
116.90,1.000,0.000,99.000;
117.00,1.000,0.000,99.000;
117.10,1.000,0.000,99.000;
117.20,1.000,0.000,99.000;
117.30,1.000,0.000,99.000;
117.40,1.000,0.000,99.000;
117.50,1.000,0.000,99.000;
117.60,1.000,0.000,99.000;
117.70,1.000,0.000,99.000;
117.80,1.000,0.000,99.000;
117.90,1.000,0.000,99.000;
118.00,1.000,0.000,99.000;
118.10,1.000,0.000,99.000;
118.20,1.000,0.000,99.000;
118.30,1.000,0.000,99.000;
118.40,1.000,0.000,99.000;
118.50,1.000,0.000,99.000;
118.60,1.000,0.000,99.000;
118.70,1.000,0.000,99.000;
118.80,1.000,0.000,99.000;
118.90,1.000,0.000,99.000;
119.00,1.000,0.000,99.000;
119.10,1.000,0.000,99.000;
119.20,1.000,0.000,99.000;
119.30,1.000,0.000,99.000;
119.40,1.000,0.000,99.000;
119.50,1.000,0.000,99.000;
119.60,1.000,0.000,99.000;
119.70,1.000,0.000,99.000;
119.80,1.000,0.000,99.000;
119.90,1.000,0.000,99.000;
120.00,1.000,0.000,99.000;
120.10,1.000,0.000,99.000;
120.20,1.000,0.000,99.000;
120.30,1.000,0.000,99.000;
120.40,1.000,0.000,99.000;
120.50,1.000,0.000,99.000;
120.60,1.000,0.000,99.000;
120.70,1.000,0.000,99.000;
120.80,1.000,0.000,99.000;
120.90,1.000,0.000,99.000;
121.00,1.000,0.000,99.000;
121.10,1.000,0.000,99.000;
121.20,1.000,0.000,99.000;
121.30,1.000,0.000,99.000;
121.40,1.000,0.000,99.000;
121.50,1.000,0.000,99.000;
121.60,1.000,0.000,99.000;
121.70,1.000,0.000,99.000;
121.80,1.000,0.000,99.000;
121.90,1.000,0.000,99.000;
122.00,1.000,0.000,99.000;
122.10,1.000,0.000,99.000;
122.20,1.000,0.000,99.000;
122.30,1.000,0.000,99.000;
122.40,1.000,0.000,99.000;
122.50,1.000,0.000,99.000;
122.60,1.000,0.000,99.000;
122.70,1.000,0.000,99.000;
122.80,1.000,0.000,99.000;
122.90,1.000,0.000,99.000;
123.00,1.000,0.000,99.000;
123.10,1.000,0.000,99.000;
123.20,1.000,0.000,99.000;
123.30,1.000,0.000,99.000;
123.40,1.000,0.000,99.000;
123.50,1.000,0.000,99.000;
123.60,1.000,0.000,99.000;
123.70,1.000,0.000,99.000;
123.80,1.000,0.000,99.000;
123.90,1.000,0.000,99.000;
124.00,1.000,0.000,99.000;
124.10,1.000,0.000,99.000;
124.20,1.000,0.000,99.000;
124.30,1.000,0.000,99.000;
124.40,1.000,0.000,99.000;
124.50,1.000,0.000,99.000;
124.60,1.000,0.000,99.000;
124.70,1.000,0.000,99.000;
124.80,1.000,0.000,99.000;
124.90,1.000,0.000,99.000;
125.00,1.000,0.000,99.000;
125.10,1.000,0.000,99.000;
125.20,1.000,0.000,99.000;
125.30,1.000,0.000,99.000;
125.40,1.000,0.000,99.000;
125.50,1.000,0.000,99.000;
125.60,1.000,0.000,99.000;
125.70,1.000,0.000,99.000;
125.80,1.000,0.000,99.000;
125.90,1.000,0.000,99.000;
126.00,1.000,0.000,99.000;
126.10,1.000,0.000,99.000;
126.20,1.000,0.000,99.000;
126.30,1.000,0.000,99.000;
126.40,1.000,0.000,99.000;
126.50,1.000,0.000,99.000;
126.60,1.000,0.000,99.000;
126.70,1.000,0.000,99.000;
126.80,1.000,0.000,99.000;
126.90,1.000,0.000,99.000;
127.00,1.000,0.000,99.000;
127.10,1.000,0.000,99.000;
127.20,1.000,0.000,99.000;
127.30,1.000,0.000,99.000;
127.40,1.000,0.000,99.000;
127.50,1.000,0.000,99.000;
127.60,1.000,0.000,99.000;
127.70,1.000,0.000,99.000;
127.80,1.000,0.000,99.000;
127.90,1.000,0.000,99.000;
128.00,1.000,0.000,99.000;
128.10,1.000,0.000,99.000;
128.20,1.000,0.000,99.000;
128.30,1.000,0.000,99.000;
128.40,1.000,0.000,99.000;
128.50,1.000,0.000,99.000;
128.60,1.000,0.000,99.000;
128.70,1.000,0.000,99.000;
128.80,1.000,0.000,99.000;
128.90,1.000,0.000,99.000;
129.00,1.000,0.000,99.000;
129.10,1.000,0.000,99.000;
129.20,1.000,0.000,99.000;
129.30,1.000,0.000,99.000;
129.40,1.000,0.000,99.000;
129.50,1.000,0.000,99.000;
129.60,1.000,0.000,99.000;
129.70,1.000,0.000,99.000;
129.80,1.000,0.000,99.000;
129.90,1.000,0.000,99.000;
130.00,1.000,0.000,99.000;
130.10,1.000,0.000,99.000;
130.20,1.000,0.000,99.000;
130.30,1.000,0.000,99.000;
130.40,1.000,0.000,99.000;
130.50,1.000,0.000,99.000;
130.60,1.000,0.000,99.000;
130.70,1.000,0.000,99.000;
130.80,1.000,0.000,99.000;
130.90,1.000,0.000,99.000;
131.00,1.000,0.000,99.000;
131.10,1.000,0.000,99.000;
131.20,1.000,0.000,99.000;
131.30,1.000,0.000,99.000;
131.40,1.000,0.000,99.000;
131.50,1.000,0.000,99.000;
131.60,1.000,0.000,99.000;
131.70,1.000,0.000,99.000;
131.80,1.000,0.000,99.000;
131.90,1.000,0.000,99.000;
132.00,1.000,0.000,99.000;
132.10,1.000,0.000,99.000;
132.20,1.000,0.000,99.000;
132.30,1.000,0.000,99.000;
132.40,1.000,0.000,99.000;
132.50,1.000,0.000,99.000;
132.60,1.000,0.000,99.000;
132.70,1.000,0.000,99.000;
132.80,1.000,0.000,99.000;
132.90,1.000,0.000,99.000;
133.00,1.000,0.000,99.000;
133.10,1.000,0.000,99.000;
133.20,1.000,0.000,99.000;
133.30,1.000,0.000,99.000;
133.40,1.000,0.000,99.000;
133.50,1.000,0.000,99.000;
133.60,1.000,0.000,99.000;
133.70,1.000,0.000,99.000;
133.80,1.000,0.000,99.000;
133.90,1.000,0.000,99.000;
134.00,1.000,0.000,99.000;
134.10,1.000,0.000,99.000;
134.20,1.000,0.000,99.000;
134.30,1.000,0.000,99.000;
134.40,1.000,0.000,99.000;
134.50,1.000,0.000,99.000;
134.60,1.000,0.000,99.000;
134.70,1.000,0.000,99.000;
134.80,1.000,0.000,99.000;
134.90,1.000,0.000,99.000;
135.00,1.000,0.000,99.000;
135.10,1.000,0.000,99.000;
135.20,1.000,0.000,99.000;
135.30,1.000,0.000,99.000;
135.40,1.000,0.000,99.000;
135.50,1.000,0.000,99.000;
135.60,1.000,0.000,99.000;
135.70,1.000,0.000,99.000;
135.80,1.000,0.000,99.000;
135.90,1.000,0.000,99.000;
136.00,1.000,0.000,99.000;
136.10,1.000,0.000,99.000;
136.20,1.000,0.000,99.000;
136.30,1.000,0.000,99.000;
136.40,1.000,0.000,99.000;
136.50,1.000,0.000,99.000;
136.60,1.000,0.000,99.000;
136.70,1.000,0.000,99.000;
136.80,1.000,0.000,99.000;
136.90,1.000,0.000,99.000;
137.00,1.000,0.000,99.000;
137.10,1.000,0.000,99.000;
137.20,1.000,0.000,99.000;
137.30,1.000,0.000,99.000;
137.40,1.000,0.000,99.000;
137.50,1.000,0.000,99.000;
137.60,1.000,0.000,99.000;
137.70,1.000,0.000,99.000;
137.80,1.000,0.000,99.000;
137.90,1.000,0.000,99.000;
138.00,1.000,0.000,99.000;
138.10,1.000,0.000,99.000;
138.20,1.000,0.000,99.000;
138.30,1.000,0.000,99.000;
138.40,1.000,0.000,99.000;
138.50,1.000,0.000,99.000;
138.60,1.000,0.000,99.000;
138.70,1.000,0.000,99.000;
138.80,1.000,0.000,99.000;
138.90,1.000,0.000,99.000;
139.00,1.000,0.000,99.000;
139.10,1.000,0.000,99.000;
139.20,1.000,0.000,99.000;
139.30,1.000,0.000,99.000;
139.40,1.000,0.000,99.000;
139.50,1.000,0.000,99.000;
139.60,1.000,0.000,99.000;
139.70,1.000,0.000,99.000;
139.80,1.000,0.000,99.000;
139.90,1.000,0.000,99.000;
140.00,1.000,0.000,99.000;
140.10,1.000,0.000,99.000;
140.20,1.000,0.000,99.000;
140.30,1.000,0.000,99.000;
140.40,1.000,0.000,99.000;
140.50,1.000,0.000,99.000;
140.60,1.000,0.000,99.000;
140.70,1.000,0.000,99.000;
140.80,1.000,0.000,99.000;
140.90,1.000,0.000,99.000;
141.00,1.000,0.000,99.000;
141.10,1.000,0.000,99.000;
141.20,1.000,0.000,99.000;
141.30,1.000,0.000,99.000;
141.40,1.000,0.000,99.000;
141.50,1.000,0.000,99.000;
141.60,1.000,0.000,99.000;
141.70,1.000,0.000,99.000;
141.80,1.000,0.000,99.000;
141.90,1.000,0.000,99.000;
142.00,1.000,0.000,99.000;
142.10,1.000,0.000,99.000;
142.20,1.000,0.000,99.000;
142.30,1.000,0.000,99.000;
142.40,1.000,0.000,99.000;
142.50,1.000,0.000,99.000;
142.60,1.000,0.000,99.000;
142.70,1.000,0.000,99.000;
142.80,1.000,0.000,99.000;
142.90,1.000,0.000,99.000;
143.00,1.000,0.000,99.000;
143.10,1.000,0.000,99.000;
143.20,1.000,0.000,99.000;
143.30,1.000,0.000,99.000;
143.40,1.000,0.000,99.000;
143.50,1.000,0.000,99.000;
143.60,1.000,0.000,99.000;
143.70,1.000,0.000,99.000;
143.80,1.000,0.000,99.000;
143.90,1.000,0.000,99.000;
144.00,1.000,0.000,99.000;
144.10,1.000,0.000,99.000;
144.20,1.000,0.000,99.000;
144.30,1.000,0.000,99.000;
144.40,1.000,0.000,99.000;
144.50,1.000,0.000,99.000;
144.60,1.000,0.000,99.000;
144.70,1.000,0.000,99.000;
144.80,1.000,0.000,99.000;
144.90,1.000,0.000,99.000;
145.00,1.000,0.000,99.000;
145.10,1.000,0.000,99.000;
145.20,1.000,0.000,99.000;
145.30,1.000,0.000,99.000;
145.40,1.000,0.000,99.000;
145.50,1.000,0.000,99.000;
145.60,1.000,0.000,99.000;
145.70,1.000,0.000,99.000;
145.80,1.000,0.000,99.000;
145.90,1.000,0.000,99.000;
146.00,1.000,0.000,99.000;
146.10,1.000,0.000,99.000;
146.20,1.000,0.000,99.000;
146.30,1.000,0.000,99.000;
146.40,1.000,0.000,99.000;
146.50,1.000,0.000,99.000;
146.60,1.000,0.000,99.000;
146.70,1.000,0.000,99.000;
146.80,1.000,0.000,99.000;
146.90,1.000,0.000,99.000;
147.00,1.000,0.000,99.000;
147.10,1.000,0.000,99.000;
147.20,1.000,0.000,99.000;
147.30,1.000,0.000,99.000;
147.40,1.000,0.000,99.000;
147.50,1.000,0.000,99.000;
147.60,1.000,0.000,99.000;
147.70,1.000,0.000,99.000;
147.80,1.000,0.000,99.000;
147.90,1.000,0.000,99.000;
148.00,1.000,0.000,99.000;
148.10,1.000,0.000,99.000;
148.20,1.000,0.000,99.000;
148.30,1.000,0.000,99.000;
148.40,1.000,0.000,99.000;
148.50,1.000,0.000,99.000;
148.60,1.000,0.000,99.000;
148.70,1.000,0.000,99.000;
148.80,1.000,0.000,99.000;
148.90,1.000,0.000,99.000;
149.00,1.000,0.000,99.000;
149.10,1.000,0.000,99.000;
149.20,1.000,0.000,99.000;
149.30,1.000,0.000,99.000;
149.40,1.000,0.000,99.000;
149.50,1.000,0.000,99.000;
149.60,1.000,0.000,99.000;
149.70,1.000,0.000,99.000;
149.80,1.000,0.000,99.000;
149.90,1.000,0.000,99.000;
150.00,1.000,0.000,99.000;
];
time = dynamics (:, 1);
susceptible = dynamics (:, 2);
infected = dynamics (:, 3);
recovered = dynamics (:, 4);
totalPopulation = susceptible(1) + infected(1) + recovered(1);
susceptibleRatio = susceptible ./ totalPopulation;
infectedRatio = infected ./ totalPopulation;
recoveredRatio = recovered ./ totalPopulation;
steps = length (time);
indices = 0 : steps - 1;
replications = 0;
figure
plot (indices, susceptibleRatio.', 'color', 'blue', 'linewidth', 2);
hold on
plot (indices, infectedRatio.', 'color', 'red', 'linewidth', 2);
hold on
plot (indices, recoveredRatio.', 'color', 'green', 'linewidth', 2);
set(gca,'YTick',0:0.05:1.0);
set(gca,'XTick', indices(1:100:end), 'xticklabel', time(1:100:end));
xlabel ('Time');
ylabel ('Population Ratio');
legend('Susceptible','Infected', 'Recovered');
%titleStr = sprintf('SIR Dynamics of %i agents, with 0.10 dt, %i steps, 0 replications', totalPopulation, steps)
%title (titleStr);
